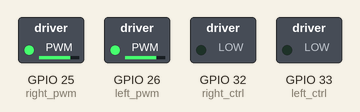
Bench run of a sketch on a simulated ESP32. Shown: switched loads named in the sketch (green lamp = pin HIGH).

Above: at 0.05 s.
At 2.5 s:
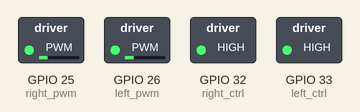
At 5.0 s:
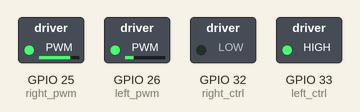
At 7.5 s:
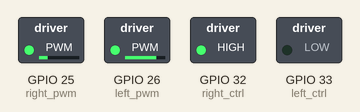
At 10.0 s:
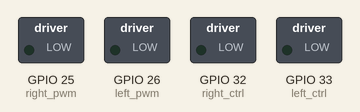
Timing chart, 0 to 13.0 s (numbered marks = the images above):
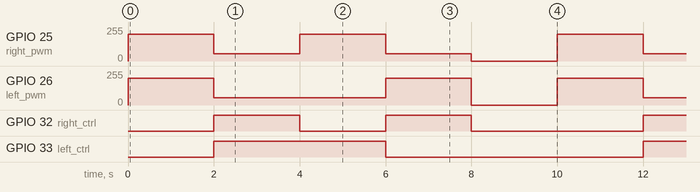

The sketch:

Project_05_Motor_Drive_And_Speed_Regulation.ino
```cpp
//*************************************************************************************
/*
 Project 05 Motor drive and speed regulation
 Motor moves forward, backward, left and right
*/
#define left_ctrl  33  //define the direction control pin(rgpio33) of the left motor
#define left_pwm  26   //define PWM control pins of the left motor as gpio25
#define right_ctrl  32 //Define the direction control pin of the  right motor as gpio32
#define right_pwm  25  //define PWM control pins of the right motor as gpio25

void setup()
{
  pinMode(left_ctrl,OUTPUT); //set control pins of the left motor to OUTPUT
  ledcAttach(left_pwm, 1200, 8); //Set the frequency of left_pwm pin to 1200, PWM resolution to 8 that duty cycle is 256.
  pinMode(right_ctrl,OUTPUT);//set direction control pins of the right motor to OUTPUT..
  ledcAttach(right_pwm, 1200, 8); //Set the frequency of right_pwm pin to 1200, PWM resolution to 8 that duty cycle is 256.
}

void loop()
{
  //front
  digitalWrite(left_ctrl,LOW); // set direction control pins of the left motor to LOW.
  ledcWrite(left_pwm, 200); // the left motor outputs PWM 200
  digitalWrite(right_ctrl,LOW); // set control pins of the right motor to LOW.
  ledcWrite(right_pwm, 200); // the right motor outputs PWM 200
  delay(2000);//delay in 2s

  //back
  digitalWrite(left_ctrl,HIGH); // set direction control pins of the left motor to HIGH.
  ledcWrite(left_pwm, 55); // the left motor outputs PWM 55
  digitalWrite(right_ctrl,HIGH); // set control pins of the right motor to HIGH.
  ledcWrite(right_pwm, 55); // the right motor  outputs PWM 55
  delay(2000);//delay in 2s

  //left
  digitalWrite(left_ctrl,HIGH); // set direction control pins of the left motor to HIGH..
  ledcWrite(left_pwm, 55); // the left motor outputs PWM 55.
  digitalWrite(right_ctrl,LOW); // set control pins of the right motor to LOW.
  ledcWrite(right_pwm, 200); // the right motor outputs PWM 200.
  delay(2000);//delay in 2s

  //right
  digitalWrite(left_ctrl,LOW); // set direction control pins of the left motor to LOW.
  ledcWrite(left_pwm, 200); // the left motor outputs PWM 200.
  digitalWrite(right_ctrl,HIGH); // set control pins of the right motor to HIGH..
  ledcWrite(right_pwm, 55); // the right motor outputs PWM 55
  delay(2000);//delay in 2s

  //stop
  digitalWrite(left_ctrl,LOW);// set direction control pins of the left motor to LOW.
  ledcWrite(left_pwm, 0); // the left motor outputs PWM 0.
  digitalWrite(right_ctrl,LOW);// set control pins of the right motor to LOW.
  ledcWrite(right_pwm, 0); // the right motor outputs PWM 0
  delay(2000);//delay in 2s
}
//*************************************************************************************
```

Measured:
- by itself, GPIO 25 (right_pwm): repeats every 10.0 s: 55/255 2.0 s, 199/255 2.0 s, 55/255 2.0 s, 0/255 2.0 s, 199/255 2.0 s
- by itself, GPIO 26 (left_pwm): repeats every 10.0 s: 55/255 4.0 s, 199/255 2.0 s, 0/255 2.0 s, 199/255 2.0 s
- by itself, GPIO 32 (right_ctrl): repeats every 10.0 s: LOW 2.0 s, HIGH 2.0 s, LOW 4.0 s, HIGH 2.0 s
- by itself, GPIO 33 (left_ctrl): alternates HIGH for 4.0 s and LOW for 6.0 s
